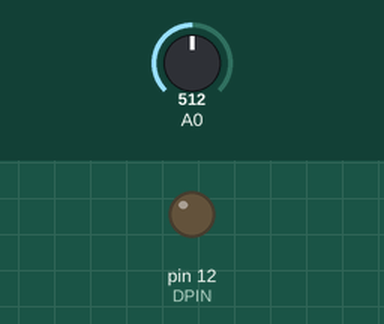
Recording of a sketch running on a simulated Arduino Uno, built with avr-gcc and run on an emulated ATmega328P. On the bench: output pins drawn as LEDs (lit = HIGH). Inputs (shaded band) come from the test bench; at power-on: A0 = 512. What the sketch prints to the serial monitor is not drawn.

Above: at 10.5 s.
At 22.5 s:
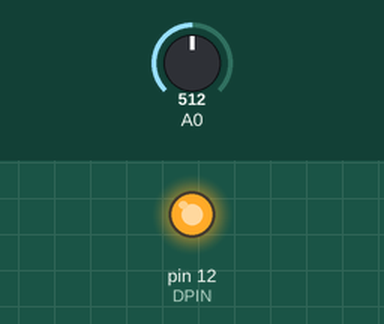
Timing chart, 0 to 32.5 s (numbered marks = the images above):
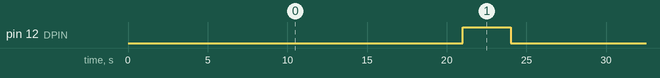

Measured:
- by itself, pin 12 (DPIN): alternates HIGH for 3.0 s and LOW for 22.0 s

The sketch:

moisture.ino
```cpp
/*
 * If you connect the voltage to 3,3V the lines marked as // PIN can be removed
 * If you connect the voltage to digital pin (so that the meter is not always on)
 */

#define DPIN 12 // PIN D6
#define INTERVAL 20

void setup() {
  // put your setup code here, to run once:
  Serial.begin(9600);
  pinMode(DPIN, OUTPUT); // PIN
}


int timer = 0;

void loop() {
  // put your main code here, to run repeatedly:
  if (timer > INTERVAL){
    // set the soil moisture on
    digitalWrite(DPIN, HIGH); // PIN set power to meter
    delay(3000); // PIN wait for the meter to start
    timer = 0;
    int val = analogRead(A0);
    // WATER GLASS 195
    // DRY 609 - the dry is 447 when power is connected to D6 (so check the values)
    Serial.println(val);
    digitalWrite(DPIN, LOW); // PIN turn off power to meter
  } else {
    timer++;
  }
  delay(1000);
}
```
